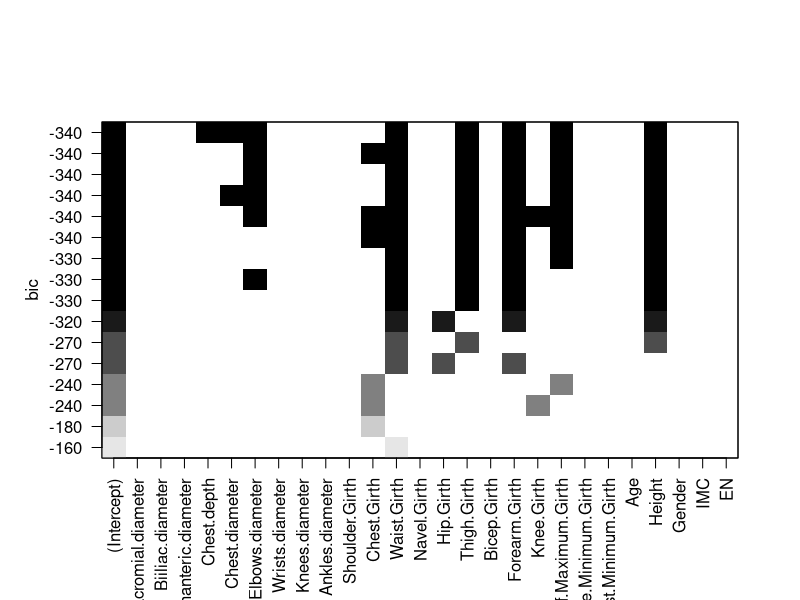
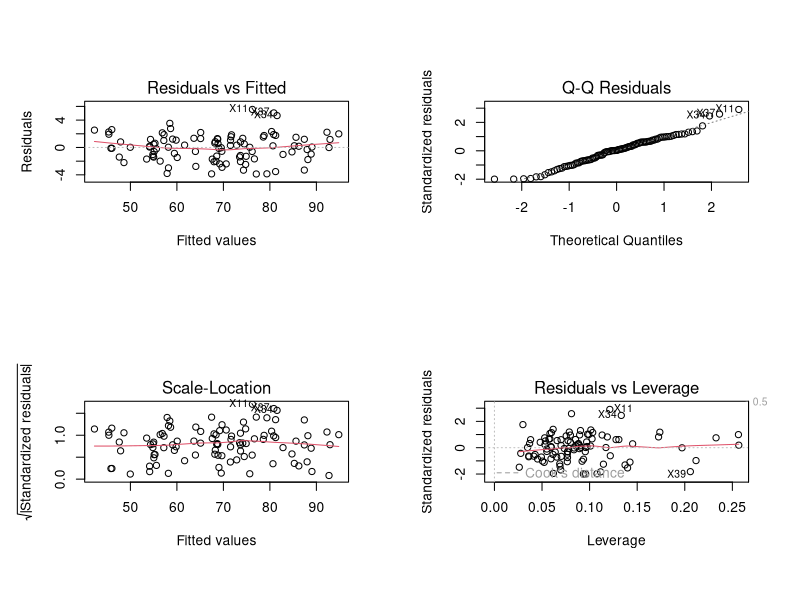
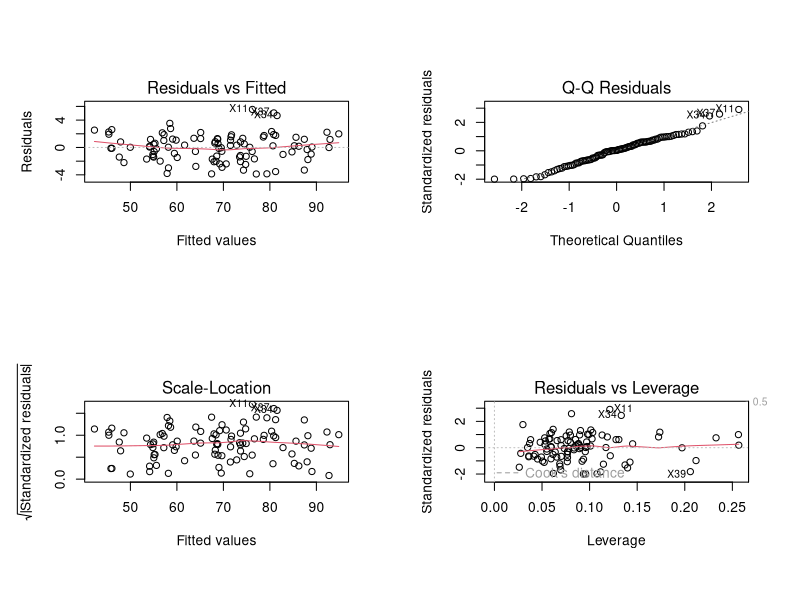
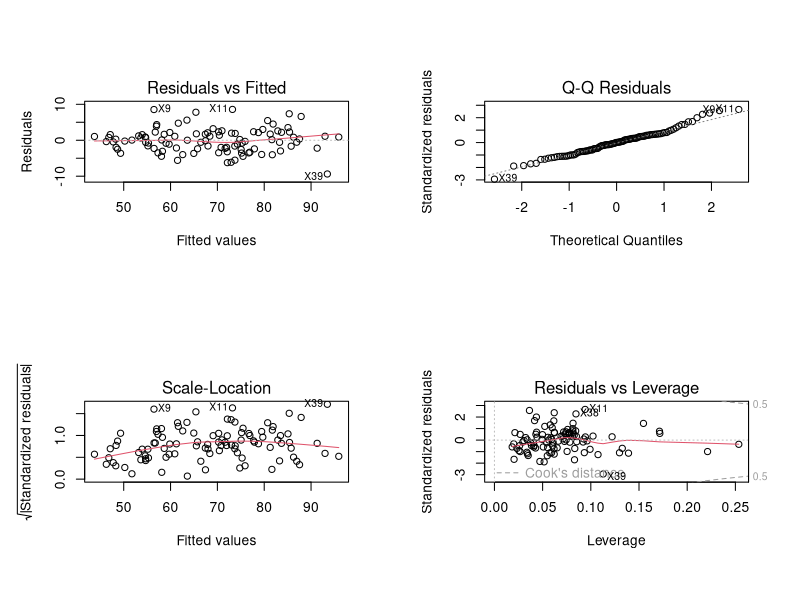
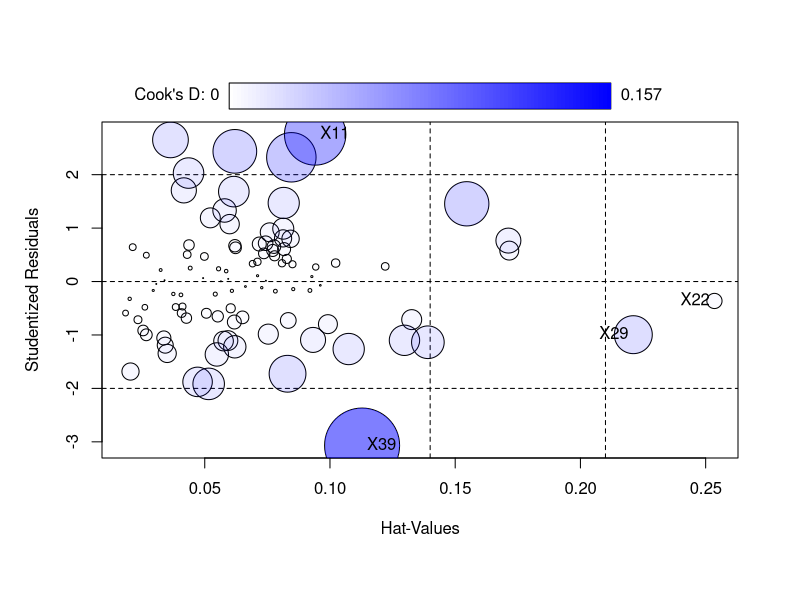
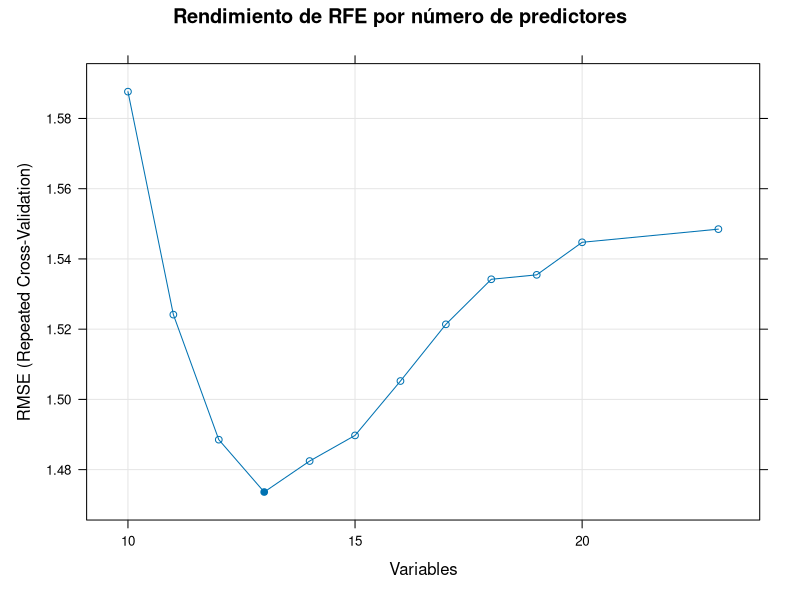

Write R code to recreate these figures, in order. (Note: this script raises an error after producing the figures.)
## ---- chunk 1
knitr::opts_chunk$set(echo = TRUE)
library(dplyr)
library(ggplot2)
library(car)
library(ggpubr)
library(tidyr)
library(leaps)
library(caret)
library(pROC)
## ---- chunk 2
# 1. Definir semilla
set.seed(21226)

# Lectura de datos
datos <- read.csv2("EP09 Datos.csv", sep = ";")
columnas <- colnames(datos)

# Creacion variable IMC
datos$IMC <- datos$Weight / ((datos$Height / 100) **2)

# Crear variable EN (1 si IMC >= 23,2)
datos$EN <- ifelse((datos$IMC >= 23.2), 1, 0)

# Conseguir muestra de 100 personas separadas segun EN (50 y 50).
muestra1 <- datos %>%
  filter(EN == 1) %>%
  sample_n(50)

muestra2 <- datos %>%
  filter(EN == 0) %>%
  sample_n(50)

muestra <- rbind(muestra1, muestra2)
## ---- chunk 3
# Conseguir muestra de 100 personas separadas segun EN (50 y 50).
muestra1 <- datos %>%
  filter(EN == 1) %>%
  sample_n(50)

muestra2 <- datos %>%
  filter(EN == 0) %>%
  sample_n(50)

muestra <- rbind(muestra1, muestra2)
muestra <- muestra[sample(1:nrow(muestra)),] # mezclar filas

## ---- chunk 4
# Busqueda Exhaustiva
busqueda <- regsubsets(Weight ~., method = "exhaustive", nbest = 2, nvmax = 8, data = muestra, 
                       force.out = c("IMC", "EN"))

# extraer resultados, modelo con menor BIC en este caso
resumen_busqueda <- summary(busqueda)
i_bic_minimo <- which.min(resumen_busqueda$bic)
mejor_bic <- resumen_busqueda$which[i_bic_minimo, ]
variables_mejor_bic <- names(mejor_bic[mejor_bic == TRUE])[-1] # -1 para quitar "(Intercept)"
print(variables_mejor_bic)

plot(busqueda)

## ---- chunk 5
#Construcción del modelo con bootstrapping
control <- trainControl(method = "boot", number = 2999)
modelo_lm <- train(Weight ~ ., 
                  data = muestra[, c("Weight", variables_mejor_bic)], 
                  method = "lm", 
                  trControl = control)

#Análisis detallado del modelo final
cat("\nResumen del modelo final:\n")
print(summary(modelo_lm$finalModel))

#Métricas de evaluación
cat("\nMétricas de evaluación del modelo:\n")
print(modelo_lm$results)

#Importancia relativa de las variables
importancia <- varImp(modelo_lm)
print(importancia)

#Diagnósticos del modelo
par(mfrow=c(2,2))
plot(modelo_lm$finalModel)



## ---- chunk 6

# Extraer los residuos del modelo
residuos <- residuals(modelo_lm$finalModel)
valores_ajustados <- fitted(modelo_lm$finalModel)

par(mfrow=c(2,2))
plot(modelo_lm$finalModel)
par(mfrow=c(1,1))

## ---- chunk 7
# Normalidad de los Residuos:
# H0: Los residuos siguen una distribución normal.
# Ha: Los residuos no siguen una distribución normal.

cat("\n--- Prueba de Normalidad de los Residuos (Shapiro-Wilk) ---\n")
shapiro_test <- shapiro.test(residuos)
print(shapiro_test)
## ---- chunk 8

# Homocedasticidad con ncvTest:
cat("\n--- Prueba de Homocedasticidad (Breusch-Pagan) ---\n")
ncv <- ncvTest(modelo_lm$finalModel)
print(ncv)
## ---- chunk 9

# Independencia de los Residuos 
# H0: Los residuos son independientes.
# Ha: Los residuos están autocorrelacionados.
dw_test <- durbinWatsonTest(modelo_lm$finalModel)
print(dw_test)

## ---- chunk 10
#Estudiando la multicolinealidad con VIF

vif_values <- vif(modelo_lm$finalModel)
print(vif_values)

## ---- chunk 11
#Estudiando la importancia relativa de las variables, con la función varImp del paquete caret
#esto nos permite ver qué tan importantes son los predictores en el modelo.

importancia <- varImp(modelo_lm)
print(importancia)

## ---- chunk 12
# Eliminar los predictores con VIF elevado

#[CORRECION DE ERROR]
#predictores_a_eliminar <- c("Chest.Girth", "Waist.Girth")
predictores_a_eliminar <- c("Chest.Girth", "Waist.Girth", "Forearm.Girth")
nuevos_predictores <- setdiff(variables_mejor_bic, predictores_a_eliminar)
# Construir el modelo de regresión lineal múltiple con los nuevos predictores usando bootstrapping
nuevos_datos <- muestra[, c("Weight", nuevos_predictores)]

control <- trainControl(method = "boot", number = 2999) 
modelo_lm_nuevo <- train(Weight ~ ., 
                         data = nuevos_datos, 
                         method = "lm", 
                         trControl = control)
# Análisis detallado del nuevo modelo final
cat("\nResumen del nuevo modelo final:\n")
print(summary(modelo_lm_nuevo$finalModel))

## ---- chunk 13
residuos <- residuals(modelo_lm_nuevo$finalModel)
valores_ajustados <- fitted(modelo_lm_nuevo$finalModel)



par(mfrow=c(2,2))
plot(modelo_lm_nuevo$finalModel)
par(mfrow=c(1,1))


## ---- chunk 14
# Normalidad de los Residuos:
# H0: Los residuos siguen una distribución normal.
# Ha: Los residuos no siguen una distribución normal.

residuos_nuevo <- modelo_lm_nuevo$finalModel$residuals

cat("\n--- Prueba de Normalidad de los Residuos (Shapiro-Wilk) ---\n")
shapiro_test_nuevo <- shapiro.test(residuos_nuevo)
print(shapiro_test_nuevo)
## ---- chunk 15

# Homocedasticidad con ncvTest:
#H0: Los residuos tienen varianza constante (homocedasticidad).
#Ha: Los residuos no tienen varianza constante (heterocedasticidad).

ncv <- ncvTest(modelo_lm_nuevo$finalModel)
print(ncv)
## ---- chunk 16

# Independencia de los Residuos 
# H0: Los residuos son independientes.
# Ha: Los residuos están autocorrelacionados.
dw_test <- durbinWatsonTest(modelo_lm_nuevo$finalModel)
print(dw_test)

## ---- chunk 17
#Estudiando la multicolinealidad con VIF

vif_values <- vif(modelo_lm_nuevo$finalModel)
print(vif_values)

## ---- chunk 18
#Estudiando la importancia relativa de las variables, con la función varImp del paquete caret
#esto nos permite ver qué tan importantes son los predictores en el modelo.

importancia <- varImp(modelo_lm_nuevo)
print(importancia)

## ---- chunk 19
#Influencia de los casos

influencia <- influencePlot(modelo_lm_nuevo$finalModel)
print(influencia)

## ---- chunk 20
print(nuevos_predictores)
## ---- chunk 21
# Seleccionamos los datos, excluyendo las variables prohibidas.
# El objetivo es predecir IMC, por lo que la quitamos de los predictores.
datos_para_rfe <- muestra %>%
  select(-Weight, -Height, -EN, -IMC)

x <- datos_para_rfe
y <- muestra$IMC

# Configuración del Control de RFE
rfe_control <- rfeControl(
  # Usamos las funciones para regresión lineal (lm).
  functions = lmFuncs, 
  
  # Método de remuestreo: Validación cruzada repetida.
  method = "repeatedcv",
  
  # Número de pliegues (folds) para la validación cruzada.
  number = 5,
  
  # Número de repeticiones de la validación cruzada.
  repeats = 5,
  verbose = FALSE
)

#  Ejecución del Algoritmo RFE
rfe_perfil <- rfe(
  x = x, 
  y = y, 
  sizes = c(10:20), # Probamos modelos con 10, 11, ..., 20 variables
  rfeControl = rfe_control
)

# Imprimir el resultado del proceso RFE.
# 'caret' seleccionará el mejor modelo basándose en RMSE, pero nos mostrará R2.
print(rfe_perfil)

# Obtener la lista de los predictores óptimos seleccionados.
# El resultado corresponde al modelo que minimizó RMSE.
cat("\nPredictores seleccionados por el modelo óptimo:\n")
print(predictors(rfe_perfil))

# Para cumplir el requisito de maximizar R-cuadrado, inspeccionamos la tabla de resultados.
cat("\nTabla de rendimiento para cada tamaño de subconjunto:\n")
print(rfe_perfil$results)

# Graficar los resultados para ver visualmente el rendimiento.
# El gráfico muestra el R-cuadrado para cada tamaño de subconjunto de variables.
plot(rfe_perfil, type = c("g", "o"), main = "Rendimiento de RFE por número de predictores")
## ---- chunk 22
predictores <- predictors(rfe_perfil)

formula <- formula(paste("IMC ~", paste(predictores, collapse= " + ")))

entrenamiento <- train(formula, data = muestra, method = "lm", trControl = trainControl(method = "repeatedcv",
                                                                                        number = 5,
                                                                                        repeats= 5))

modelo_rfe <- lm(formula(paste("IMC ~", paste(predictores, collapse= " + "))), data = muestra)

residualPlots(modelo_rfe, terms = ~1)
## ---- chunk 23
durbinWatsonTest(modelo_rfe)
## ---- chunk 24
vif(modelo_rfe)
## ---- chunk 25
# Usando la funcion influencePlot() del paquete car
inf <- influencePlot(modelo_rfe)
print(inf)
## ---- chunk 26
umbral_hat <- 2 * mean(hatvalues(modelo_rfe))
umbral_cook <- 4 / nrow(muestra)

print(umbral_cook)
print(umbral_hat)
## ---- chunk 27
summary(entrenamiento$finalModel)
## ---- chunk 28
# Descartar variables pedidas, factorizar EN para usarla en rfe()
muestra_p5 <- muestra %>%
  select(-Weight, -Height, -IMC) %>%
  mutate(EN = factor(EN, levels = c(0, 1), labels = c("NO", "SI")))

# hace que la búsqueda de predictores maximice AUC
lrFuncs[["summary"]] <- twoClassSummary

# Especificar parametros para la regresion
rlog_control <- rfeControl(
  functions = lrFuncs, 
  method = "LOOCV", 
  saveDetails = TRUE, 
  returnResamp = "final", 
  verbose = FALSE
)

rlog_trcontrol <- trainControl(
  method = "none",
  classProbs = TRUE,
  summaryFunction = twoClassSummary#### Casos influyentes
)

# Aplicar RFE
set.seed(21226)
rlog_rfe <- rfe(EN ~ ., data = muestra_p5,
                sizes = 2:6,
                rfeControl = rlog_control,
                trControl = rlog_trcontrol,
                metric = "ROC")

print(rlog_rfe)
## ---- chunk 29
# Graficar, poner en xticks el punto donde se maximiza el ROC
print(ggplot(rlog_rfe) +
        scale_x_continuous(breaks = rlog_rfe$results$Variables))
        
## ---- chunk 30
rlog <- rlog_rfe$fit
summary(rlog)
## ---- chunk 31
set.seed(21226)

# recrear modelo para usar plots mas facilmente
modelo_p5_v2 <- glm(EN ~ Bitrochanteric.diameter + Thigh.Girth + Ankle.Minimum.Girth, data = muestra_p5, family = binomial(link = "logit"))

residualPlots(modelo_p5_v2, fitted = FALSE, type = "rstandard")

crPlots(modelo_p5_v2)
## ---- chunk 32
set.seed(21226)
durbinWatsonTest(rlog)
## ---- chunk 33
vif(rlog)
## ---- chunk 34
set.seed(21226)

tabla_influencia <- influencePlot(rlog)

umbral_hat <- 2 * mean(hatvalues(rlog))
umbral_cook <- 4 / nrow(muestra_p5)

# Agregar columnas para indicar si se pasan de los umbrales y por cuanto
tabla_influencia <- tabla_influencia %>%
  mutate(HighHat = Hat - umbral_hat, HighCook = CookD - umbral_cook) %>% 
  arrange(desc(Hat)) %>% 
  mutate(HighHat = ifelse(HighHat > 0, round(HighHat, digits = 5), ""),
         HighCook = ifelse(HighCook > 0, round(HighCook, digits = 5), ""))

print(tabla_influencia)
## ---- chunk 35
sprintf("Umbral Hat = %.3f, Umbral Cook = %.3f", umbral_hat, umbral_cook)
## ---- chunk 36
predicciones <- predict(rlog_rfe, muestra_p5)
matriz_conf <- confusionMatrix(predicciones[["pred"]], muestra_p5$EN, positive = "SI")
print(matriz_conf)
## ---- chunk 37
curva_roc <- roc(muestra_p5$EN, predicciones[[2]], levels = c("NO", "SI"), direction = "<")
curva_roc_auc <- round(curva_roc$auc, 4)

plot_roc <- ggroc(curva_roc, col = "steelblue") +
  geom_abline(slope = 1, intercept = 1, linetype = "dashed", color = "red") +
  annotate("text", x = 0.3, y = 0.2, 
           label = paste("AUC =", curva_roc_auc), 
           color = "black", size = 8) +
  theme_pubr()

print(plot_roc)
